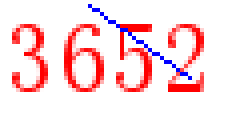
#> input picture ML_digit_recognition/showunit/3652.bmp, 60 x 30 px (shown 4 times larger); its folder holds only this picture in this run
$ python drawpic.py
#> lines starting #> are read from the running program, lines starting #| are printed output that depends on the picture; after the words box and inside, x2 and y2 are one past the last pixel; in counts of white or black regions, pixels touching at a corner belong together
### ML_digit_recognition/preprocessing.py
# -*-- coding = utf-8 --*-
from PIL import Image
import numpy as np
import os
import re
import pickle

height = 17
width = 10

def file_name(file_dir):
    ret = []
    for root, dirs, files in os.walk(file_dir):
        ret.extend(files)
    return ret

train_files = file_name('train')
test_files = file_name('test')

def convertimg(img_path):
    # Load a color image
#> called with img_path = 'showunit/3652.bmp'
    image = Image.open(img_path)
#> image is the input picture: PIL image 60x30 RGB; mean R, G, B 251.3, 220.2, 223.9

    # Convert to grey level image
    imgry = image.convert('L')
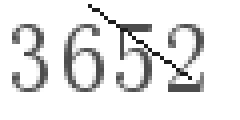
#> imgry: PIL image 60x30 L (shown 4 times larger); min 29, max 255, mean 229.9

    # Setup a converting table with constant threshold
    threshold = 180
    table = []
    for i in range(256):
        if i < threshold:
            table.append(0)
        else:
            table.append(1)

    # convert to binary image by the table
    bim = imgry.point(table,"1")
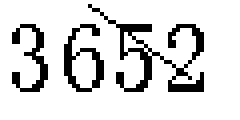
#> bim: PIL image 60x30 1 (shown 4 times larger); 85.4% white; black in thin lines or dots, all inside (x1, y1, x2, y2) = (3, 1, 51, 23)
    #bim.save('out.bmp')
    return bim

def get_crop_imgs(img):
    # split image into four child images
    child_img_list = []
    for i in range(4):
        x = 2+i * 14
        y = 6
        child_img = img.crop((x, y, x + width, y + height))
        child_img_list.append(cleanimg(child_img))
#> after the loop, child_img_list = 4 items
    return child_img_list

# [88 lines left out: functions get_feature, convert_data, convert_input, not called in this run]

def sum_9_region(img, x, y):
    cur_pixel = img.getpixel((x, y))
    width = img.width
    height = img.height

    if cur_pixel == 1:
        return 0

    dx = [1,1,1,0,0,0,-1,-1,-1]
    dy = [1,0,-1,1,0,-1,1,0,-1]

    s = 0
    for i,j in zip(dx,dy):
        if dx[i]+x>=0 and dx[i]+x<width and dy[j]+y>=0 and dy[j]+y<height:
            if img.getpixel((dx[i]+x,dy[j]+y))>0:
                tmp = 1
            else:
                tmp = 0
            s = s+tmp
    return 9-s

def cleanimg(img):
    width = img.width
    height = img.height

    for x in range(width):
        for y in range(height):
            if sum_9_region(img,x,y)<=3:
                img.putpixel((x, y), 1)
    return img

### ML_digit_recognition/drawpic.py
# -*-- coding = utf-8 --*-
import matplotlib.pyplot as plt
import preprocessing

os_path = 'showunit/'
file_path = os_path+'3652.bmp'
bim = preprocessing.convertimg(file_path)
bim.save(os_path+'out.bmp')
child_imgs=preprocessing.get_crop_imgs(bim)
#> child_imgs = 4 items
for idx in range(4):
    child_imgs[idx].save(os_path+'out_'+str(idx)+'.bmp')

f = open('data/result.txt','r')
#> (reads ML_digit_recognition/data/result.txt from the repository)
content = f.readlines()
x = []
y = []
for line in content:
    x.append(float(line.strip('\n').split(' ')[0]))
    y.append(float(line.strip('\n').split(' ')[1]))
plt.figure()
plt.plot(x,y,'r-')
plt.xlabel('Train Data Sample Rate')
plt.ylabel('Accuracy Rate')
plt.grid()
plt.savefig('showunit/accuracy.jpg')
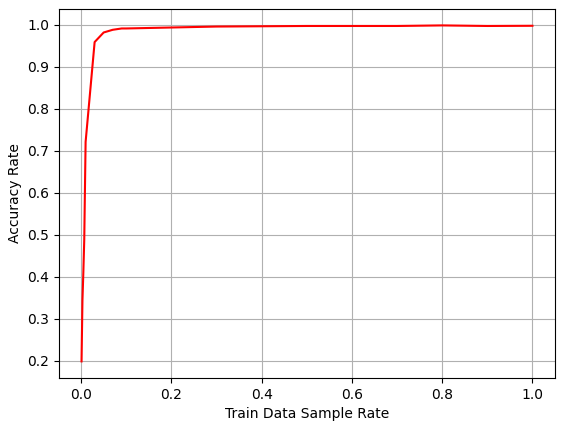
#> figure drawn by matplotlib, 1 panel; curve peaks at x = 0.8, y = 0.999
